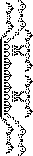
#> input picture assets/puffer_train.png, 33 x 156 px
$ python example_puffer_train.py   (older library calls are emulated)
#> lines starting #> are read from the running program, lines starting #| are printed output that depends on the picture; after the words box and inside, x2 and y2 are one past the last pixel; in counts of white or black regions, pixels touching at a corner belong together
### game_of_life.py
from itertools import count
from pathlib import Path
from typing import Optional, Iterable, Union

import numpy as np
from scipy.signal import convolve2d
import PIL.Image
import PIL.ImageOps
import imageio


mask = np.array([
    [1, 1, 1],
    [1, 0, 1],
    [1, 1, 1]
])


# [19 lines left out: functions step, period, iterate, not called in this run]


def empty_cells(rows: int, cols: int):
    return np.zeros((rows, cols), dtype=np.bool)


def random_cells(rows: int, cols: int):
    return np.random.randint(low=0, high=2, size=(rows, cols), dtype=np.bool)


def make_cells(*data: list) -> np.array:
    return np.array(data, dtype=np.bool)


def load_cells(path: Union[Path, str], *, inverted=True) -> np.array:
#> called with inverted = True
    img = PIL.Image.open(path).convert('1')
#> img: PIL image 33x156 1; 80.8% white; black in thin lines or dots
    cells = np.array(img)
    if inverted:
        cells = ~cells
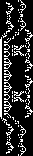
#> cells: shape (156, 33) bool; 19.2% white in thin lines or dots
    return cells


def asset(filename: str) -> Path:
    return Path(__file__).parent / 'assets' / filename


def paste(cells: np.array, pattern: np.array, y: int = 0, x: int = 0) -> None:
#> called with y = 0, x = 0
    h, w = pattern.shape
#> h = 156; w = 33
    cells[y:y+h, x:x+w] = pattern
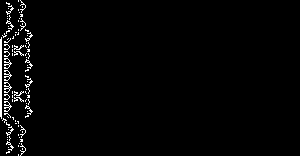
#> cells: shape (156, 300) bool; 2.1% white in thin lines or dots, all inside (x1, y1, x2, y2) = (0, 0, 33, 156)


def equal(cells1: np.array, cells2: np.array) -> bool:
    return np.array_equal(cells1, cells2)


# [9 lines left out: function visualize, not called in this run]


def animate(cells: np.array, path: str, *, steps: int = 100, format: str = 'GIF', fps: int = 10):
    sequence = iterate(cells, steps)
    images = map(visualize, sequence)
    imageio.mimsave(path, images, format=format, fps=fps)

### example_puffer_train.py
from pathlib import Path

from game_of_life import asset, load_cells, empty_cells, paste, animate


if __name__ == '__main__':
    puffer_train = load_cells(asset('puffer_train.png'))
    cells = empty_cells(puffer_train.shape[0], 300)
    paste(cells, puffer_train)
    animate(cells, 'output/puffer_train.gif', steps=600, fps=30)
